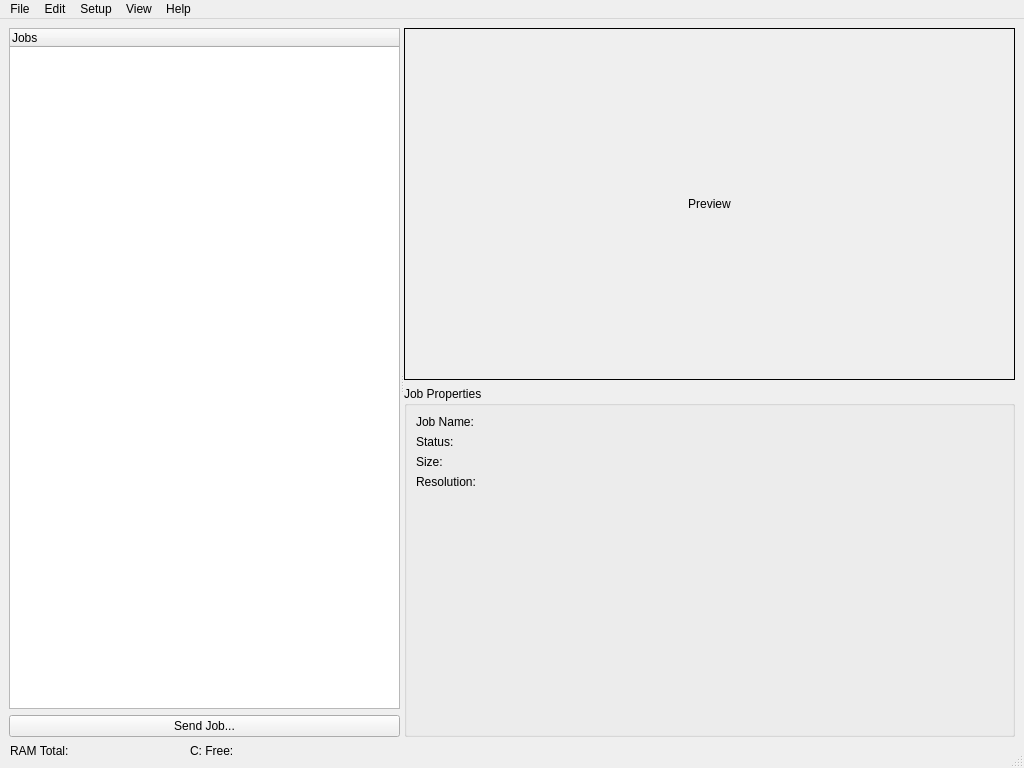
<?xml version="1.0" encoding="UTF-8"?>
<ui version="4.0">
 <class>MainWindow</class>
 <widget class="QMainWindow" name="MainWindow">
  <property name="geometry">
   <rect>
    <x>0</x>
    <y>0</y>
    <width>1024</width>
    <height>768</height>
   </rect>
  </property>
  <property name="windowTitle">
   <string>AI Printing</string>
  </property>
  <widget class="QWidget" name="centralwidget">
   <layout class="QVBoxLayout" name="verticalLayout">
    <item>
     <widget class="QSplitter" name="splitter">
      <property name="orientation">
       <enum>Qt::Orientation::Horizontal</enum>
      </property>
      <widget class="QWidget" name="leftPanel">
       <layout class="QVBoxLayout" name="verticalLayout_2">
        <item>
         <widget class="QTreeWidget" name="jobTreeWidget">
          <column>
           <property name="text">
            <string>Jobs</string>
           </property>
          </column>
         </widget>
        </item>
        <item>
         <widget class="QPushButton" name="sendJobButton">
          <property name="text">
           <string>Send Job...</string>
          </property>
         </widget>
        </item>
       </layout>
      </widget>
      <widget class="QWidget" name="rightPanel">
       <layout class="QVBoxLayout" name="verticalLayout_3">
        <item>
         <widget class="QLabel" name="previewLabel">
          <property name="minimumSize">
           <size>
            <width>400</width>
            <height>300</height>
           </size>
          </property>
          <property name="frameShape">
           <enum>QFrame::Shape::Box</enum>
          </property>
          <property name="text">
           <string>Preview</string>
          </property>
          <property name="alignment">
           <set>Qt::AlignmentFlag::AlignCenter</set>
          </property>
         </widget>
        </item>
        <item>
         <widget class="QGroupBox" name="groupBox">
          <property name="title">
           <string>Job Properties</string>
          </property>
          <layout class="QFormLayout" name="formLayout">
           <item row="0" column="0">
            <widget class="QLabel" name="label">
             <property name="text">
              <string>Job Name:</string>
             </property>
            </widget>
           </item>
           <item row="0" column="1">
            <widget class="QLabel" name="jobNameLabel"/>
           </item>
           <item row="1" column="0">
            <widget class="QLabel" name="label_2">
             <property name="text">
              <string>Status:</string>
             </property>
            </widget>
           </item>
           <item row="1" column="1">
            <widget class="QLabel" name="TBDLabel"/>
           </item>
           <item row="2" column="0">
            <widget class="QLabel" name="label_3">
             <property name="text">
              <string>Size:</string>
             </property>
            </widget>
           </item>
           <item row="2" column="1">
            <widget class="QLabel" name="dateLabel"/>
           </item>
           <item row="3" column="0">
            <widget class="QLabel" name="label_4">
             <property name="text">
              <string>Resolution:</string>
             </property>
            </widget>
           </item>
           <item row="3" column="1">
            <widget class="QLabel" name="resolutionLabel"/>
           </item>
          </layout>
         </widget>
        </item>
       </layout>
      </widget>
     </widget>
    </item>
   </layout>
  </widget>
  <widget class="QMenuBar" name="menubar">
   <property name="geometry">
    <rect>
     <x>0</x>
     <y>0</y>
     <width>1024</width>
     <height>18</height>
    </rect>
   </property>
   <widget class="QMenu" name="menuFile">
    <property name="title">
     <string>File</string>
    </property>
    <addaction name="actionAdd"/>
    <addaction name="actionDelete"/>
   </widget>
   <widget class="QMenu" name="menuEdit">
    <property name="title">
     <string>Edit</string>
    </property>
   </widget>
   <widget class="QMenu" name="menuSetup">
    <property name="title">
     <string>Setup</string>
    </property>
    <addaction name="actionJobSettings"/>
   </widget>
   <widget class="QMenu" name="menuView">
    <property name="title">
     <string>View</string>
    </property>
   </widget>
   <widget class="QMenu" name="menuHelp">
    <property name="title">
     <string>Help</string>
    </property>
   </widget>
   <action name="actionAdd">
    <property name="text">
     <string>Add</string>
    </property>
   </action>
   <action name="actionDelete">
    <property name="text">
     <string>Delete</string>
    </property>
   </action>
   <addaction name="menuFile"/>
   <addaction name="menuEdit"/>
   <addaction name="menuSetup"/>
   <addaction name="menuView"/>
   <addaction name="menuHelp"/>
  </widget>
  <widget class="QStatusBar" name="statusbar">
   <widget class="QLabel" name="ramLabel">
    <property name="geometry">
     <rect>
      <x>10</x>
      <y>-10</y>
      <width>100</width>
      <height>30</height>
     </rect>
    </property>
    <property name="text">
     <string>RAM Total: </string>
    </property>
   </widget>
   <widget class="QLabel" name="diskLabel">
    <property name="geometry">
     <rect>
      <x>190</x>
      <y>-10</y>
      <width>100</width>
      <height>30</height>
     </rect>
    </property>
    <property name="text">
     <string>C: Free: </string>
    </property>
   </widget>
  </widget>
  <action name="actionJobSettings">
   <property name="text">
    <string>Job Settings</string>
   </property>
  </action>
 </widget>
 <resources/>
 <connections>
  <connection>
   <sender>addJobButton</sender>
   <signal>clicked()</signal>
   <receiver>MainWindow</receiver>
   <slot>onAddJob()</slot>
   <hints>
    <hint type="sourcelabel">
     <x>248</x>
     <y>244</y>
    </hint>
    <hint type="destinationlabel">
     <x>248</x>
     <y>244</y>
    </hint>
   </hints>
  </connection>
  <connection>
   <sender>jobTreeWidget</sender>
   <signal>itemClicked(QTreeWidgetItem*,int)</signal>
   <receiver>MainWindow</receiver>
   <slot>onJobSelected(QTreeWidgetItem*,int)</slot>
   <hints>
    <hint type="sourcelabel">
     <x>248</x>
     <y>244</y>
    </hint>
    <hint type="destinationlabel">
     <x>248</x>
     <y>244</y>
    </hint>
   </hints>
  </connection>
 </connections>
 <slots>
  <slot>onAddJob()</slot>
  <slot>onJobSelected(QTreeWidgetItem*,int)</slot>
 </slots>
</ui>
